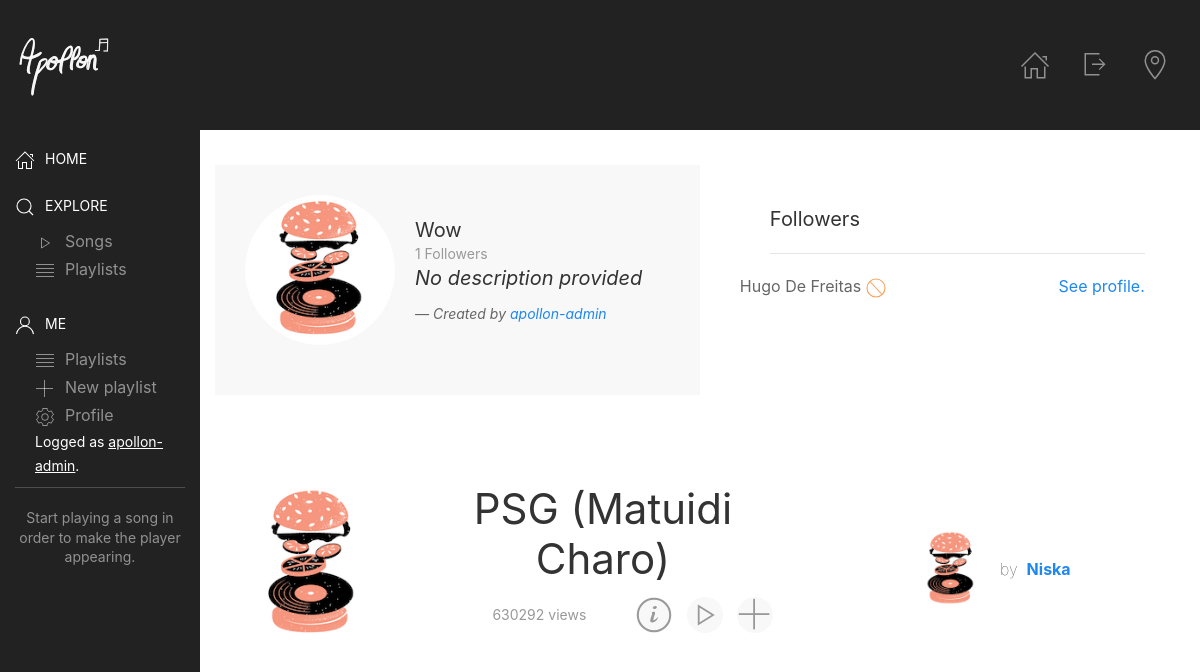
The page /en/playlists/apollon-admin/1 (signed in) on the database its author committed.
### app/models/playlist.py (models this page shows, shortened)
class Playlist(models.Model):
    created_by = models.ForeignKey(UserProfile,
                                   blank=True,
                                   null=True,
                                   unique=False,
                                   on_delete=models.CASCADE)
    title = models.CharField(blank=True,
                             null=False,
                             max_length=500)
    picture = models.TextField(blank=True,
                               null=True,
                               default='/static/img/album-img-not-found.png',
                               max_length=500)
    description = models.TextField(blank=True,
                                   null=True,
                                   default='No description provided',
                                   max_length=500)
    songs = models.ManyToManyField(Song,
                                   blank=True,
                                   related_name='playlists')
    followers = models.ManyToManyField(UserProfile,
                                       blank=True,
                                       related_name='playlists_followed')
    created_at = models.DateTimeField(blank=True,
                                      null=True,
                                      auto_now_add=True)
    is_public = models.BooleanField(blank=True,
                                    null=False,
                                    default=True)

### app/models/user_profile.py (models this page shows, shortened)
class UserProfile(models.Model):
    user = models.OneToOneField(User,
                                on_delete=models.CASCADE,
                                null=False)
    biography = models.TextField(blank=True,
                                 null=True,
                                 default='No description provided',
                                 max_length=300)
    is_valid = models.BooleanField(blank=True,
                                   null=True,
                                   default=False)
    confirmation_token = models.CharField(blank=True,
                                          null=True,
                                          default=get_random_string(length=32),
                                          max_length=32)

### app/models/song.py (models this page shows, shortened)
class Song(models.Model):
    genius_id = models.IntegerField(blank=True,
                                    null=True,
                                    default=None)
    title = models.CharField(blank=True,
                             null=True,
                             default='Untitled',
                             max_length=100)
    genius_artist_id = models.IntegerField(blank=True,
                                           null=True,
                                           default=None)
    genius_infos = TextField(blank=True,
                             null=True)
    slug = models.SlugField(null=True,
                            blank=True,
                            unique=True)

### app/views/playlist.py (the view)
# urls.py: path('playlists/<str:username>/<slug:pk>', PlaylistDetail.as_view(), name='app_playlist_detail'),
class PlaylistDetail(LoginRequiredMixin, DetailView):
    template_name = 'playlist/detail.html'
    model = Playlist
    slug_url_kwarg = 'not_slug'
    def get_context_data(self, **kwargs):
        context = super().get_context_data(**kwargs)
        context['user_playlists'] = Playlist.objects.filter(created_by=UserProfile.objects.get(user=self.request.user))
        return context

### templates/playlist/detail.html
{% extends 'layouts/home.html' %}
{% load static i18n custom_tags %}
{% block content %}
    <div class="uk-padding-small">
        <div uk-grid class="uk-grid-collapse">
            <div class="uk-width-1-2@s">
                <article class="uk-comment uk-comment-primary uk-margin-top">
                    <header class="uk-comment-header uk-flex uk-flex-middle">
                        <div class="uk-margin-right">
                            <img uk-img width="150" src="{{ object.picture }}" class="uk-border-circle">
                        </div>
                        <div class="uk-width-expand uk-grid-collapse" uk-grid>
                            <h4 class="uk-comment-title uk-width-1-1">
                                <a class="uk-link-reset">{{ object.title }}</a>
                            </h4>
                            <ul class="uk-comment-meta uk-subnav-divider">
                                <li>{{object.followers.count}} Followers</li>
                            </ul>
                            <div class="uk-width-1-1">
                                <blockquote>
                                    <p class="uk-margin-small-bottom">
                                        {{ object.description }}
                                    </p>
                                    <footer>
                                        {% trans 'Created by' %}
                                        <cite>
                                            <a href="{% url 'app_public_profile' object.created_by.user.username %}">{{ object.created_by.user.username }}</a>
                                        </cite>
                                    </footer>
                                </blockquote>
                            </div>
                        </div>
                    </header>
                </article>
            </div>
            <div class="uk-width-1-2@s">
                <article class="uk-padding uk-comment uk-margin-top">
                    <header class="uk-comment-header uk-grid-medium uk-flex-middle" uk-grid>
                        <div class="uk-width-expand">
                            <h4 class="uk-comment-title uk-margin-remove">
                                Followers
                            </h4>
                            <hr>
                        </div>
                    </header>
                    <div class="uk-comment-body">
                        {% if object.followers.count == 0 %}
                            <p class="uk-text-meta">
                                {% trans 'You have no followers for this playlist yet.' %}
                            </p>
                        {% else %}
                            <div class="uk-height-small" uk-overflow-auto>
                                <ul class="uk-list uk-list-divider">
                                    {% for userProfile in object.followers.all %}
                                        <li>
                                            {% if userProfile.user.first_name and  userProfile.user.first_name %}
                                                <span>{{ userProfile.user.first_name }} {{ userProfile.user.last_name }}</span>
                                            {% else %}
                                                <span>{{ userProfile.user.username }}</span>
                                            {% endif %}
                                            {% if userProfile.is_valid %}
                                                <span class="uk-text-success" uk-icon="check" uk-tooltip="{% trans 'Verified account' %}"></span>
                                            {% else %}
                                                <span class="uk-text-warning" uk-icon="ban" uk-tooltip="{% trans 'Account not verified' %}"></span>
                                            {% endif %}
                                            <a class="uk-align-right" href="{% url 'app_public_profile' userProfile.user.username %}">
                                                {% trans 'See profile' %}.
                                            </a>
                                        </li>
                                    {% endfor %}
                                </ul>
                            </div>
                        {% endif %}
                    </div>
                </article>
            </div>
        </div>
        <ul class="uk-list-divider uk-list">
            {% for song in object.songs.all %}
                {{ song|return_song_search_result_template }}
            {% endfor %}
        </ul>
    </div>
{% endblock %}

### templates/layouts/home.html (shortened to what this page needs)
{% extends 'layouts/base.html' %}
{% load static i18n custom_tags%}
{% block body %}
    {% block nav %}
        <div class="top-wrap uk-position-relative uk-light uk-background-secondary">
            <div id="usernav" class="nav" uk-sticky="cls-active: uk-background-secondary uk-box-shadow-medium; top: 100vh; animation: uk-animation-slide-top">
                <div class="uk-padding-small">
                    <nav class="uk-navbar uk-navbar-container uk-navbar-transparent" data-uk-navbar>
                        <div class="uk-navbar-left">
                            <div class="uk-navbar-item uk-padding-remove-horizontal uk-animation-toggle">
                            </div>
                        </div>
                        <div class="uk-navbar-right">
                            <ul class="uk-navbar-nav uk-visible@s">
                                <li>
                                    <a href="{% url 'app_home' %}" uk-icon="icon : home; ratio : 1.5"></a>
                                </li>
                                <li>
                                    <a uk-icon="icon : sign-out; ratio : 1.5" href="{% url 'app_logout' %}"></a>
                                </li>
                                <li>
                                    <a href="#" uk-icon="icon : location; ratio : 1.5"></a>
                                </li>
                            </ul>
                        </div>
                    </nav>
                </div>
            </div>
        </div>
    {% endblock %}
    <div class="uk-grid-collapse" uk-grid id="sidebar">
        <div class="uk-width-1-6@l uk-visible@s uk-background-secondary uk-light uk-padding-small">
            {% block  sidebar %}
                <div uk-sticky="top: #usernav; offset: 100; media: @l" uk-height-viewport>
                    <ul class="uk-nav uk-nav-primary uk-margin-auto-vertical">
                        <a href="{% url 'app_home' %}" class="uk-nav-header uk-text-middle">
                            <span class="uk-margin-small-right" uk-icon="home"></span>{% trans 'Home' %}
                        </a>
                        <li class="uk-nav-header"><span class="uk-margin-small-right" uk-icon="search"></span>{% trans 'Explore' %}</li>
                        <li class="uk-parent">
                            <ul class="uk-nav-sub uk-margin-left">
                                <li>
                                    <a href="{% url 'app_search_songs' %}"><span class="uk-margin-small-right" uk-icon="play"></span>{% trans 'Songs' %}</a>
                                </li>
                                <li>
                                    <a href="{% url 'app_search_playlists' %}"><span class="uk-margin-small-right" uk-icon="table"></span>{% trans 'Playlists' %}</a>
                                </li>
                            </ul>
                        </li>
                        <li class="uk-nav-header"><span class="uk-margin-small-right" uk-icon="user"></span>{% trans 'Me' %}</li>
                        <li class="uk-parent">
                            <ul class="uk-nav-sub uk-margin-left">
                                <li>
                                    <a href="{% url 'app_user_playlists' %}"><span class="uk-margin-small-right" uk-icon="table"></span>{% trans 'Playlists' %}</a>
                                </li>
                                <li>
                                    <a href="{% url 'app_new_playlist' %}"><span class="uk-margin-small-right" uk-icon="plus"></span>{% trans 'New playlist' %}</a>
                                </li>
                                <li>
                                    <a href="{% url 'app_profile_update' user.id %}"><span class="uk-margin-small-right" uk-icon="cog"></span>{% trans 'Profile' %}</a>
                                </li>
                                <li>
                                    <span class="uk-text-meta uk-text-primary">
                                        {% trans 'Logged as' %}&nbsp;<u>{{ user.username }}</u>.
                                    </span>
                                </li>
                            </ul>
                        </li>
                        <li class="uk-nav-divider"></li>
                        <li>
                            <div id="hidden-player-container" uk-grid class="uk-grid-collapse uk-margin-top">
                                {% block apollon-player %}
                                    <span class="uk-text-meta uk-text-center uk-width-1-1">
                                    {% trans 'Start playing a song in order to make the player appearing.' %}
                                    </span>
                                {% endblock %}
                            </div>
                        </li>
                    </ul>
                </div>
            {% endblock %}
        </div>
        <div class="uk-width-5-6@l uk-width-1-1@s">
            {% block content %}{% endblock %}
        </div>
    </div>
{% endblock %}

### templates/layouts/base.html (shortened to what this page needs)
{% load static i18n%}
<!DOCTYPE html>
<html lang="en">
<head>
    {% block stylesheets %}
        <link href="{% static 'css/uikit.min.css' %}" rel="stylesheet" type="text/css">
        <link href="{% static 'css/main.css' %}" rel="stylesheet" type="text/css">
        <link href="{% static 'css/uikit-rtl.min.css' %}" rel="stylesheet" type="text/css">
    {% endblock %}
</head>
<body>
{% block body %}
{% endblock %}
</body>
</html>

### templates/song/search-result.html
{% load static i18n custom_tags %}
<li>
    <div class="uk-grid-collapse" uk-grid>
        <div class="uk-width-1-5@s uk-flex uk-flex-center">
            <img uk-img class="uk-border-rounded" onerror="this.onerror=null;this.src='{% static 'img/album-img-not-found.png' %}';"
                 width="150" src="{{ object|get_item:'header_image_thumbnail_url' }}">
        </div>
        <div class="uk-width-4-5@s uk-flex uk-flex-center">
            <div uk-grid class="uk-grid-collapse">
                <div class="uk-width-1-2@s uk-flex uk-flex-center uk-flex-wrap uk-flex-middle">
                    <h1 class="uk-margin-remove uk-text-center uk-width-1-1@s">{{ object|get_item:'title'}}</h1>
                    <p class="uk-text-meta uk-text-center uk-margin-left uk-width-1-2@s">
                        {{ object|get_item:'stats'|get_item:'pageviews'}} {% trans 'views' %}
                    </p>
                    <div class="uk-text-center">
                        <a href="{% url 'app_create_song_if_not_exists' object|get_item:'id' %}" class="uk-icon-button uk-margin-small-right"
                           uk-icon="icon:info;ratio:3"></a>
                        <button data-genius_id="{{ object|get_item:'id' }}"
                                type="button"
                                class="play-song uk-icon-button uk-margin-small-right"
                                uk-icon="icon:play;ratio:3"></button>
                        <button data-genius_id="{{ object|get_item:'id' }}" class="add-to-playlist uk-icon-button uk-margin-small-right"
                                href="#playlist-choice-modal" uk-toggle
                                uk-icon="icon:plus;ratio:3"></button>
                    </div>
                </div>
                <div class="uk-width-1-2@s uk-flex uk-flex-center uk-flex-middle uk-margin-small-top">
                    <img class="uk-border-circle"
                         onerror="this.onerror=null;this.src='{% static 'img/album-img-not-found.png' %}';"
                         src="{{ object|get_item:'primary_artist'|get_item:'image_url'}}" width="80" alt="">
                    <h5 class="uk-text-lighter uk-margin-remove">&nbsp;&nbsp;by&nbsp;
                        <span class="uk-text-bold uk-text-primary">
                            <a href="{{ object|get_item:'primary_artist'|get_item:'url' }} }}">{{ object|get_item:'primary_artist'|get_item:'name' }}</a>
                        </span>
                    </h5>
                </div>
            </div>
        </div>
    </div>
</li>

### rows shown on the page
Playlist: picture (picture), title "Wow", followers.count "1", description "No description provided", created_by.user.username "apollon-admin"
UserProfile: user.first_name "Hugo", user.last_name "De Freitas", is_valid False (drawn)
Song: title "PSG (Matuidi Charo)", object "630292", object "Niska"

### other values the page prints
{{ user.username }} "apollon-admin"
